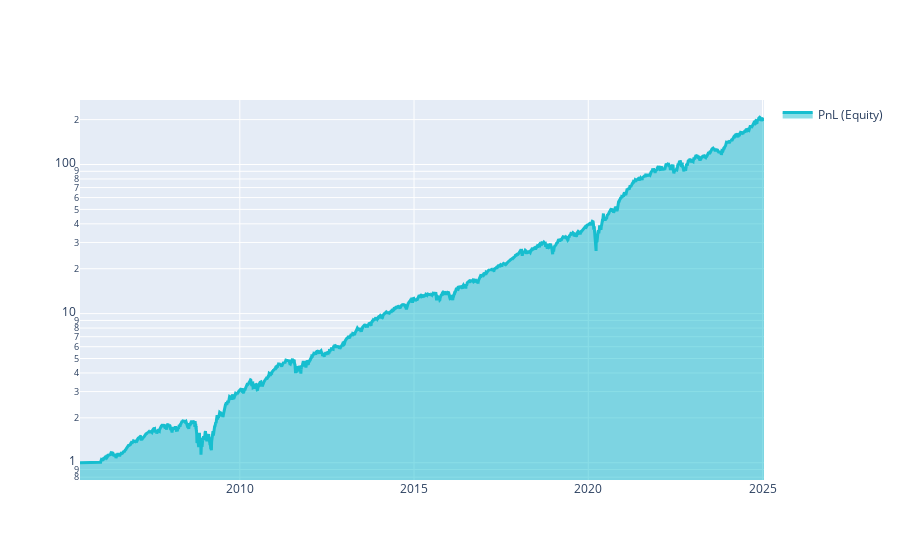

Notebook cell for this chart:
### Markdown cell above
The sharpe ratio using the method above follows from **forward looking**. Predictions for (let us say) 2017 know about the relation between features and targets in 2020. Let us visualize the results:

### Code cell
import qnt.graph as qngraph

statistics = qnstats.calc_stat(stock_data, weights)

display(statistics.to_pandas().tail())

performance = statistics.to_pandas()["equity"]
qngraph.make_plot_filled(performance.index, performance, name="PnL (Equity)", type="log")

display(statistics[-1:].sel(field = ["sharpe_ratio"]).transpose().to_pandas())

# check for correlations with existing strategies:
qnstats.print_correlation(weights,stock_data)

### Figure 1 — Plotly figure (JSON) as saved in the notebook; plotly's stock layout.template omitted (floating-point values rounded to 4 significant figures; data arrays with more than 128 entries replaced by an {"elided": "..."} marker saying what was removed)
{"data": [{"fill": "tonexty", "line": {"color": "#17BECF", "width": 3}, "name": "PnL (Equity)", "type": "scatter", "x": {"elided": "4940 str values"}, "y": {"elided": "4940 float values"}}], "layout": {"showlegend": true, "yaxis": {"range": [-0.1158, 2.433], "type": "log"}}}
